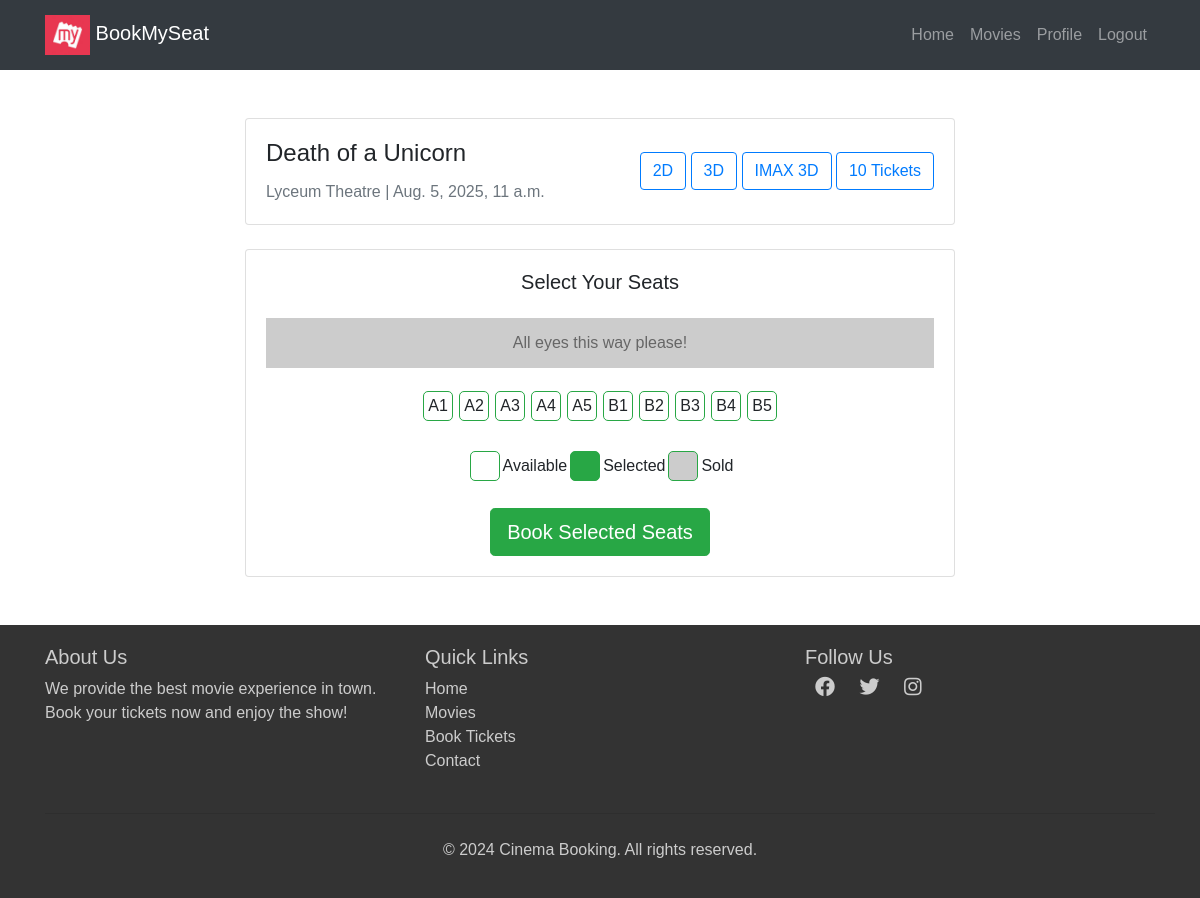
The page /theater/1/seats/book/ (signed in) on the database its author committed.
### movies/models.py (models this page shows, shortened)
class Theater(models.Model):
    name = models.CharField(max_length=255)
    movie = models.ForeignKey(Movie,on_delete=models.CASCADE,related_name='theaters')
    time= models.DateTimeField()

class Movie(models.Model):
    name= models.CharField(max_length=255)
    image= models.ImageField(upload_to="movies/")
    rating = models.DecimalField(max_digits=3,decimal_places=1)
    cast= models.TextField()
    description= models.TextField(blank=True,null=True) # optional

class Seat(models.Model):
    theater = models.ForeignKey(Theater,on_delete=models.CASCADE,related_name='seats')
    seat_number = models.CharField(max_length=10)
    is_booked=models.BooleanField(default=False)

### movies/views.py (the view, shortened to what this page needs)
# urls.py: path('theater/<int:theater_id>/seats/book/',views.book_seats,name='book_seats'),
@login_required(login_url='/login/')
def book_seats(request,theater_id):
    theaters=get_object_or_404(Theater,id=theater_id)
    seats=Seat.objects.filter(theater=theaters)
    return render(request,'movies/seat_selection.html',{'theaters':theaters,"seats":seats})

### templates/movies/seat_selection.html (shortened to what this page needs)
{% extends "users/basic.html" %} {% block content %}
<div class="container mt-5">
  <div class="row">
    <div class="col-lg-8 mx-auto">
      <div class="card mb-4">
        <div class="card-body">
          <div
            class="d-flex justify-content-between align-items-center flex-wrap"
          >
            <div>
              <h4 class="card-title">{{ theaters.movie.name }}</h4>
              <p class="card-text text-muted">
                {{ theaters.name }} | {{ theaters.time }}
              </p>
            </div>
            <div class="mt-2 mt-sm-0">
              <button class="btn btn-outline-primary me-2 mb-2 mb-sm-0">
                2D
              </button>
              <button class="btn btn-outline-primary me-2 mb-2 mb-sm-0">
                3D
              </button>
              <button class="btn btn-outline-primary mb-2 mb-sm-0">
                IMAX 3D
              </button>
              <button class="btn btn-outline-primary mb-2 mb-sm-0">
                {{seats|length}} Tickets
              </button>
            </div>
          </div>
        </div>
      </div>
      <div class="card">
        <div class="card-body">
          <h5 class="card-title text-center mb-4">Select Your Seats</h5>
          <div class="screen">All eyes this way please!</div>
          <form method="POST">
            <div class="d-flex justify-content-center flex-wrap mb-4">
              {% for seat in seats %}
              <div class="seat {% if seat.is_booked %}sold{% endif %}">
                {% if not seat.is_booked %}
                <label
                  for="seat-{{ seat.id }}"
                  class="w-100 h-100 d-flex align-items-center justify-content-center"
                  >{{ seat.seat_number }}</label
                >
                {% else %} {{ seat.seat_number }} {% endif %}
              </div>
              {% endfor %}
            </div>
            <div class="d-flex justify-content-center mb-4">
              <div class="d-flex align-items-center me-4">
                <div class="seat" style="background-color: white"></div>
                <span class="ms-2">Available</span>
              </div>
              <div class="d-flex align-items-center me-4">
                <div class="seat selected"></div>
                <span class="ms-2">Selected</span>
              </div>
              <div class="d-flex align-items-center">
                <div class="seat sold"></div>
                <span class="ms-2">Sold</span>
              </div>
            </div>
            <div class="text-center">
              <button type="submit" class="btn btn-success btn-lg">
                Book Selected Seats
              </button>
            </div>
          </form>
        </div>
      </div>
    </div>
  </div>
</div>
{% endblock %}

### templates/users/basic.html (style rules this page uses)
body { font-family: Arial, sans-serif; }

### templates/movies/seat_selection.html (style rules this page uses)
body { font-family: Arial, sans-serif; }
.seat { width: 30px; height: 30px; border: 1px solid #28a745; margin: 3px; text-align: center; line-height: 30px; cursor: pointer; border-radius: 5px; transition: background-color 0.3s, color 0.3s; }
.seat.selected { background-color: #28a745; color: white; }
.seat.sold { background-color: #ccc; cursor: not-allowed; }
.screen { margin: 20px 0; background-color: #ccc; height: 50px; text-align: center; line-height: 50px; color: #666; }

### rows shown on the page
Theater: movie.name "Death of a Unicorn", name "Lyceum Theatre", time "Aug. 5, 2025, 11 a.m."
Seat: seat_number "A1"
Seat: seat_number "A2"
Seat: seat_number "A3"
Seat: seat_number "A4"
Seat: seat_number "A5"
Seat: seat_number "B1"
Seat: seat_number "B2"
Seat: seat_number "B3"
Seat: seat_number "B4"
Seat: seat_number "B5"

### other values the page prints
{{ seats|length }} "10"
